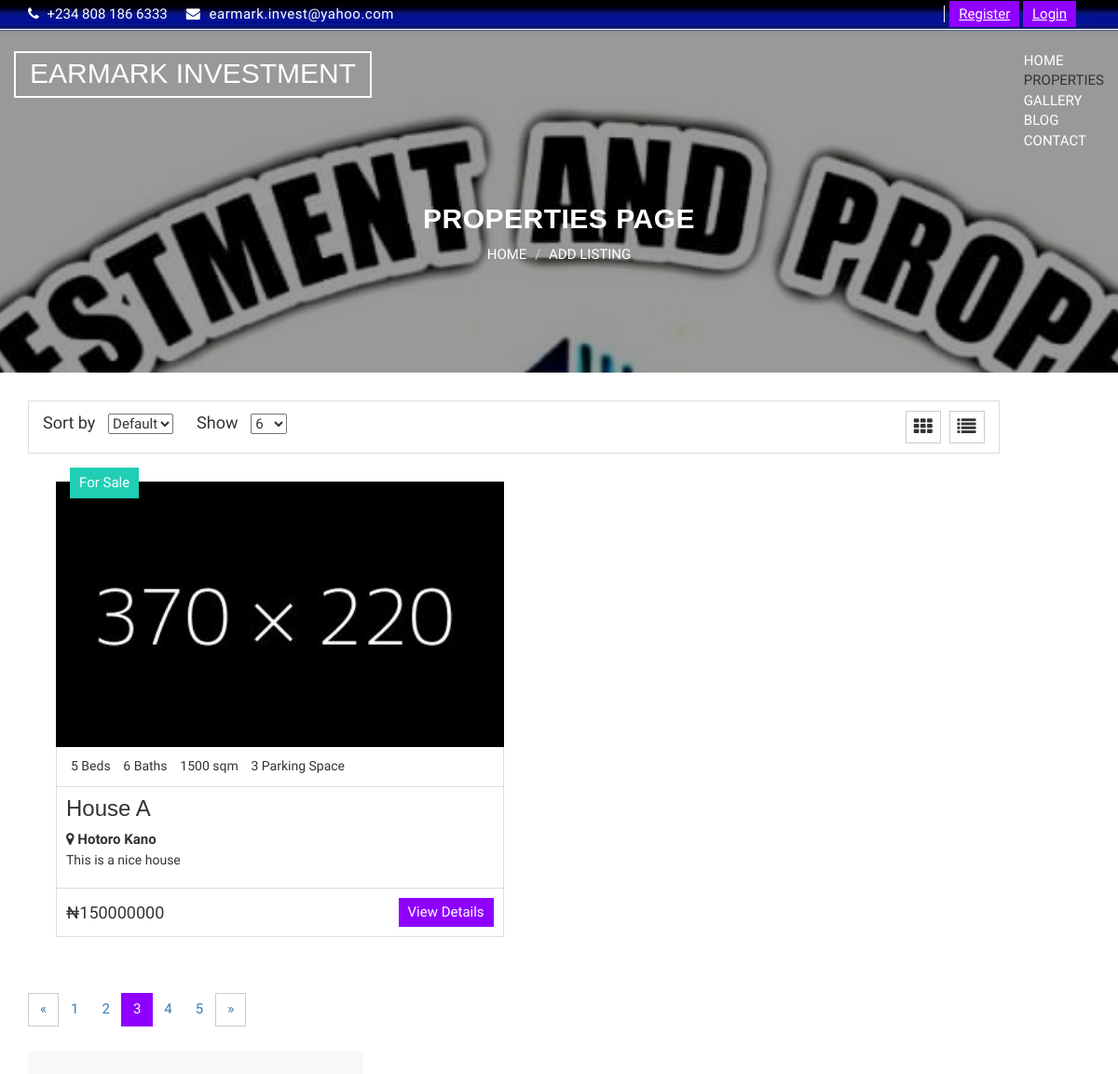
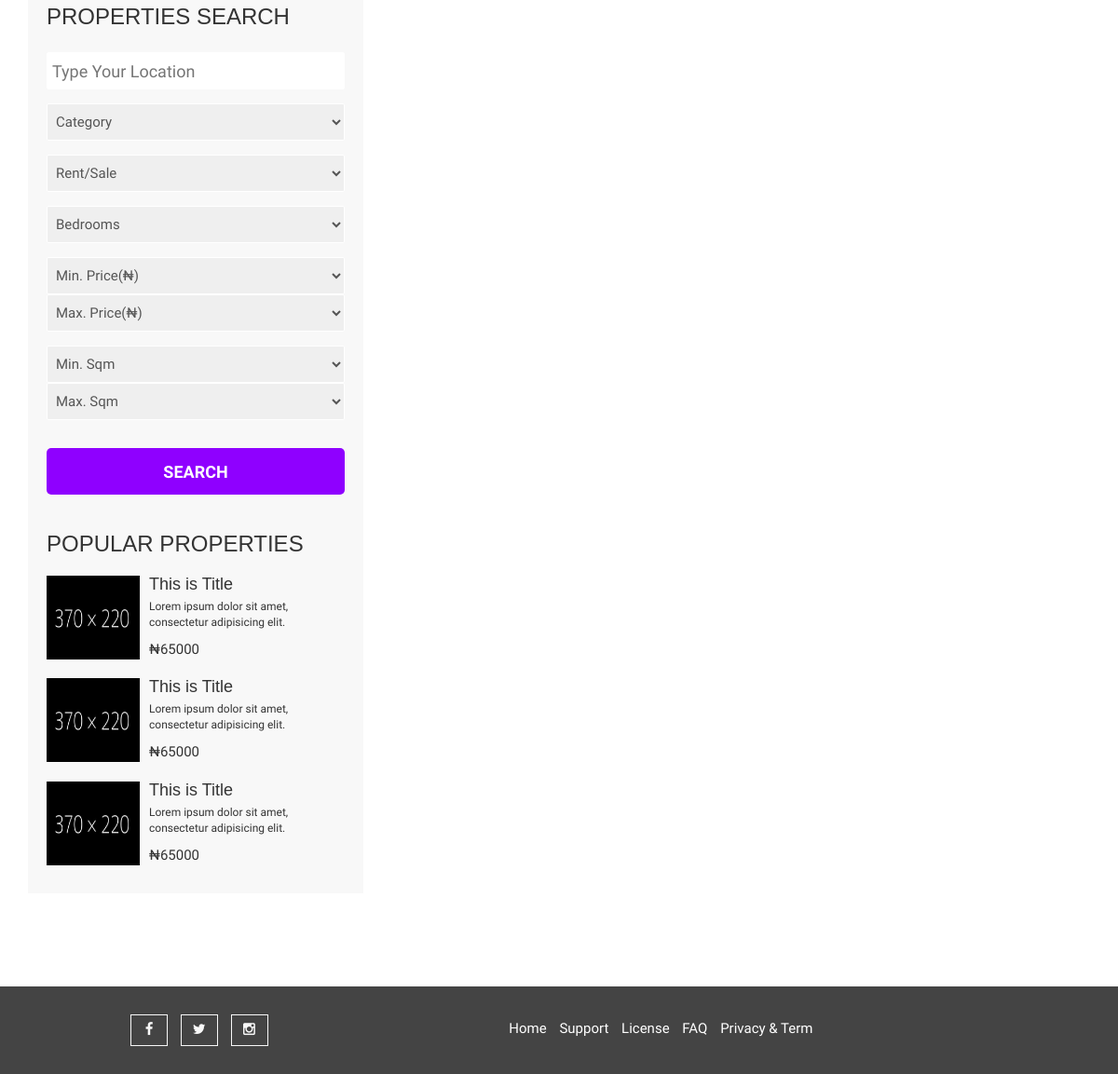
Page /properties_list on the committed database (2 pictures, top to bottom).
### e_web/apps/public/models.py (models this page shows, shortened)
class Properties_Listing(models.Model):
    user = models.ForeignKey(User, on_delete=models.CASCADE, blank=True)
    title = models.CharField(max_length=150)
    price = models.IntegerField()
    parking_space = models.IntegerField(null=True)
    bedrooms = models.IntegerField()
    bathrooms = models.IntegerField()
    sqm = models.IntegerField()
    address = models.CharField(max_length=200)
    image = models.ImageField()
    description = models.CharField(max_length=500)
    google_map = models.CharField(max_length=500)
    status = models.CharField(max_length=50)
    location = models.CharField(max_length=100)

### e_web/apps/public/views.py (the view)
# urls.py: path('properties_list', views.properties_list, name="properties_list"),
def properties_list(request):
    listings = Properties_Listing.objects.all()
    context = {
        "listings": listings
    }
    return render(request, 'properties.html', context)

### e_web/templates/properties.html (shortened to what this page needs)
{% extends 'base.html' %}
{% load static %}
{% block content %}
<!DOCTYPE html>
<html lang="en">
  <head>
  </head>
  <body class="aa-price-range">
    <section id="aa-property-header">
      <div class="container">
        <div class="row">
          <div class="col-md-12">
            <div class="aa-property-header-inner">
              <h2>Properties Page</h2>
              <ol class="breadcrumb">
                <li>
                  {% url 'public:index' as index_url %}{% if request.path == index_url %}{% else %}<a
                    href="{{ index_url }}">HOME</a>{% endif %}</span></a>
                </li>
                <li>{% url 'public:create' as create_url %}{% if request.path == create_url %}{% else %}<a
                    href="{{ create_url }}">ADD LISTING</a>{% endif %}</span></a>
                </li>
              </ol>
            </div>
          </div>
        </div>
      </div>
    </section>
    <section id="aa-properties">
      <div class="container">
        <div class="row">
          <div class="col-md-11">
            <div class="aa-properties-content">
              <div class="aa-properties-content-head">
                <div class="aa-properties-content-head-left">
                  <form action="" class="aa-sort-form">
                    <label for="">Sort by</label>
                    <select name="">
                      <option value="1" selected="Default">Default</option>
                    </select>
                  </form>
                  <form action="" class="aa-show-form">
                    <label for="">Show</label>
                    <select name="">
                      <option value="1" selected="12">6</option>
                    </select>
                  </form>
                </div>
                <div class="aa-properties-content-head-right">
                  <a id="aa-grid-properties" href="#"><span class="fa fa-th"></span></a>
                  <a id="aa-list-properties" href="#"><span class="fa fa-list"></span></a>
                </div>
              </div>
              {% for listing in listings %}
              <div class="aa-properties-content-body">
                <span class="aa-properties-nav">
                  <li>
                    <article class="aa-properties-item">
                      <a class="aa-properties-item-img" href="#">
                        <img alt="img" src="{{ listing.image.url }}">
                      </a>
                      <div class="aa-tag for-rent">
                        {{listing.status}}
                      </div>
                      <div class="aa-properties-item-content">
                        <div class="aa-properties-info">
                          <span>{{ listing.bedrooms }} Beds</span>
                          <span>{{ listing.bathrooms }} Baths</span>
                          <span>{{ listing.sqm }} sqm</span>
                          <span>{{ listing.parking_space }} Parking Space</span>
                        </div>
                        <div class="aa-properties-about">
                          <h3><a href="#">
                              {{ listing.title }}
                            </a></h3>
                          <strong>
                            <i class="fa fa-map-marker"></i>
                            {{ listing.location }}
                          </strong>
                          <p>{{ listing.description}}</p>
                        </div>
                        <div class="aa-properties-detial">
                          <span class="aa-price">
                            ₦{{ listing.price }}
                          </span>
                          <a class="aa-secondary-btn" href="/properties_list/{{ listing.id }}">View Details</a>
                        </div>
                      </div>
                    </article>
                    {% endfor %}
                  </li>
                </span>
              </div>
              <div class="aa-properties-content-bottom">
                <nav>
                  <ul class="pagination">
                    <li>
                      <a href="#" aria-label="Previous">
                        <span aria-hidden="true">&laquo;</span>
                      </a>
                    </li>
                    <li><a href="#">1</a></li>
                    <li><a href="#">2</a></li>
                    <li class="active"><a href="#">3</a></li>
                    <li><a href="#">4</a></li>
                    <li><a href="#">5</a></li>
                    <li>
                      <a href="#" aria-label="Next">
                        <span aria-hidden="true">&raquo;</span>
                      </a>
                    </li>
                  </ul>
                </nav>
              </div>
            </div>
          </div>
          <div class="col-md-4">
            <aside class="aa-properties-sidebar">
              <div class="aa-properties-single-sidebar">
                <h3>Properties Search</h3>
                <form action="">
                  <div class="aa-single-advance-search">
                    <input type="text" placeholder="Type Your Location">
                  </div>
                  <div class="aa-single-advance-search">
                    <select id="" name="">
                      <option value="0" selected>Category</option>
                    </select>
                  </div>
                  <div class="aa-single-advance-search">
                    <select id="" name="">
                      <option value="0" selected>Rent/Sale</option>
                    </select>
                  </div>
                  <div class="aa-single-advance-search">
                    <select id="" name="">
                      <option value="0" selected>Bedrooms</option>
                    </select>
                  </div>
                  <div class="aa-single-advance-search">
                    <select>
                      <option value="0" selected>Min. Price(₦)</option>
                    </select>
                    <select>
                      <option value="0" selected>Max. Price(₦)</option>
                    </select>
                  </div>
                  <div class="aa-single-advance-search">
                    <select>
                      <option value="0" selected>Min. Sqm</option>
                    </select>
                    <select>
                      <option value="0" selected>Max. Sqm</option>
                    </select>
                  </div>
                  <div class="aa-single-advance-search">
                    <input type="submit" value="Search" class="aa-search-btn">
                  </div>
                </form>
              </div>
              <div class="aa-properties-single-sidebar">
                <h3>Popular Properties</h3>
                <div class="media">
                  <div class="media-left">
                    <a href="#">
                      <img class="media-object" src="{% static 'theme/img/item/1.jpg' %}" alt="img">
                    </a>
                  </div>
                  <div class="media-body">
                    <h4 class="media-heading"><a href="#">This is Title</a></h4>
                    <p>Lorem ipsum dolor sit amet, consectetur adipisicing elit.</p>
                    <span>₦65000</span>
                  </div>
                </div>
                <div class="media">
                  <div class="media-left">
                    <a href="#">
                      <img class="media-object" src="{% static 'theme/img/item/1.jpg' %}" alt="img">
                    </a>
                  </div>
                  <div class="media-body">
                    <h4 class="media-heading"><a href="#">This is Title</a></h4>
                    <p>Lorem ipsum dolor sit amet, consectetur adipisicing elit.</p>
                    <span>₦65000</span>
                  </div>
                </div>
                <div class="media">
                  <div class="media-left">
                    <a href="#">
                      <img class="media-object" src="{% static 'theme/img/item/1.jpg' %}" alt="img">
                    </a>
                  </div>
                  <div class="media-body">
                    <h4 class="media-heading"><a href="#">This is Title</a></h4>
                    <p>Lorem ipsum dolor sit amet, consectetur adipisicing elit.</p>
                    <span>₦65000</span>
                  </div>
                </div>
              </div>
            </aside>
          </div>
        </div>
      </div>
    </section>
    <footer id="aa-footer">
      <div class="container">
        <div class="row">
          <div class="col-md-12">
            <div class="aa-footer-area">
              <div class="row">
                <div class="col-md-3 col-sm-6 col-xs-12">
                  <div class="aa-footer-middle">
                    <a href="https://www.facebook.com/earmarkinvest"><i class="fa fa-facebook"></i></a>
                    <a href="https://x.com/earmarkinvest"><i class="fa fa-twitter"></i></a>
                    <a href="https://www.instagram.com/earmarkinvest"><i class="fa fa-instagram"></i></a>
                  </div>
                </div>
                <div class="col-md-6 col-sm-12 col-xs-12">
                  <div class="aa-footer-right">
                    <a href="#">Home</a>
                    <a href="#">Support</a>
                    <a href="#">License</a>
                    <a href="#">FAQ</a>
                    <a href="#">Privacy & Term</a>
                  </div>
                </div>
              </div>
            </div>
          </div>
        </div>
      </div>
    </footer>
  </body>
</html>
{% endblock %}

### e_web/templates/base.html (shortened to what this page needs)
{% load static %}
<!DOCTYPE html>
<html lang="en">
  <head>
    <link href="{% static 'theme/css/font-awesome.css' %}" rel="stylesheet">
    <link href="{% static 'theme/css/bootstrap.css' %}" rel="stylesheet">
    <link rel="stylesheet" type="text/css" href="{% static 'theme/css/slick.css' %}">
    <link rel="stylesheet" type="text/css" href="{% static 'theme/css/nouislider.css' %}">
    <link rel="stylesheet" href="{% static 'theme/css/jquery.fancybox.css' %}" type="text/css" media="screen" />
    <link id="switcher" href="{% static 'theme/css/theme-color/violet-theme.css' %}" rel="stylesheet">
    <link href="{% static 'theme/css/style.css' %}" rel="stylesheet">
  </head>
  {% include 'navbar.html' %}
  <body>
    <main>
      {% block content %}
      {% endblock %}
    </main>
  </body>
</html>

### e_web/templates/navbar.html (shortened to what this page needs)
{% url 'contact:contact' as contact_url %}
<header id="aa-header">
  <div class="container">
    <div class="row">
      <div class="col-md-12">
        <div class="aa-header-area">
          <div class="row">
            <div class="col-md-6 col-sm-6 col-xs-6">
              <div class="aa-header-left">
                <div class="aa-telephone-no">
                  <span class="fa fa-phone"></span>
                  +234 808 186 6333
                </div>
                <div class="aa-email hidden-xs">
                  <span class="fa fa-envelope"></span> earmark.invest@yahoo.com
                </div>
              </div>
            </div>
            <div class="container">
              <div class="col-md-6 col-sm-6 col-xs-6">
                <div class="aa-header-right">
                  {% if user.is_authenticated %}
                  <span>
                    <form method="post" action="{% url 'accounts:logout' %}">
                      {% csrf_token %}
                      <button type="submit">Log Out</button>
                      <a class="aa-profile">
                        <span>
                          <a href="{% url 'accounts:profile' %}" style="text-decoration:underline;">@{{user.username}}
                          </a>
                        </span>
                      </a>
                    </form>{% else %}
                    <a class="aa-register">
                      <span><a href="{% url 'accounts:register' %}" class="aa-secondary-btn"
                          style="text-decoration:underline;">Register</a></span>
                    </a>
                    <a class="aa-login">
                      <span><a href="{% url 'accounts:login' %}" class="aa-secondary-btn"
                          style="text-decoration:underline;">Login</a></span>
                    </a>
                    {% endif %}
                </div>
              </div>
            </div>
          </div>
        </div>
      </div>
    </div>
  </div>
</header>
<section id="aa-menu-area">
  <nav class="navbar navbar-default main-navbar navbar" role="navigation">
    <div class="container">
      <div class="navbar-header">
        <a> {% url 'public:index' as index_url %}{% if request.path == index_url %}{% else %}<a
            class="navbar-brand aa-logo" href="{{ index_url }}"> EARMARK INVESTMENT</a>{% endif %}</span></a>
      </div>
      <div id="navbar" class="navbar-collapse collapse">
        <ul id="top-menu" class="nav navbar-nav navbar-right aa-main-nav">
          <span>
            <li>
              {% url 'public:index' as index_url %}
              <span>{% if request.path == index_url %}{% else %}<a href="{{ index_url }}">HOME</a>{% endif %}</span>
            </li>
          </span>
          <span>
            <li>
              {% url 'public:properties_list' as properties_list_url %}
              <span>
                {% if request.path == properties_list_url %}PROPERTIES{% else %}
                <a href="{{ properties_list_url }}">PROPERTIES
                </a>{%endif %}
              </span>
            </li>
          </span>
          <span>
            <li>
              {% url 'public:gallery' as gallery_url %}
              <span>{% if request.path == gallery_url %}GALLERY{% else %}<a href="{{ gallery_url }}">GALLERY</a>
                {% endif %}
              </span>
            </li>
          </span>
          <span>
            <li>
              {% url 'public:blog' as blog_url %} <span>
                {% if request.path == blog_url %}BLOG{% else %}<a href="{{ blog_url }}">BLOG</a>{% endif %}</span></a>
            </li>
          </span>
          <span>
            <li>
              <span>{% if request.path == contact_url %}CONTACT{% else %}<a href="{{ contact_url }}">CONTACT</a>
                {% endif %}
              </span>
            </li>
          </span>
        </ul>
      </div>
    </div>
  </nav>
</section>

### static/theme/css/theme-color/violet-theme.css (style rules this page uses)
h2 { color: #8f00ff; }
.aa-secondary-btn { background-color: #8f00ff; }
#aa-properties .aa-properties-sidebar .aa-properties-single-sidebar .aa-single-advance-search .aa-search-btn { background-color: #8f00ff; }
.aa-properties-content-bottom .pagination .active a { background-color: #8f00ff; }

### rows in the picture
Properties_Listing: image (picture), status "For Sale", bedrooms "5", bathrooms "6", sqm "1500", parking_space "3", title "House A", location "Hotoro Kano", description "This is a nice house", price "150000000"
